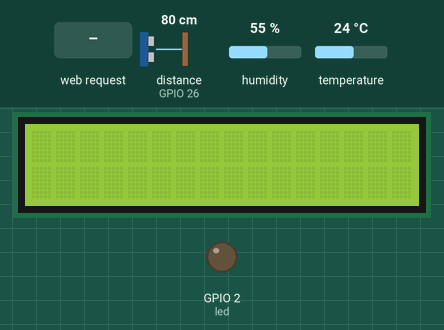
Recording of a program running on a simulated ESP32 board running MicroPython. Shown: 16×2 character LCD, output pins drawn as LEDs (lit = HIGH). The test bench sets the inputs (shaded band); at power-on: temperature 24 °C, distance to the obstacle (sensor on GPIO 26) 80 cm, humidity 55 %. The echo pulse lasts 58.3 µs per cm; WiFi joins after 1.5 s; the clock reads 2024-03-15 10:24:30 at power-on unless the program sets it; library files of the repository ran but are not shown: machine_i2c_lcd.py; pins used as bus, display or sensor lines are not drawn; what the program prints to the serial console is not drawn.

Above: at 2.7 s.
2.8 s: HTTP request GET /?lcd=dist received
At 4.7 s:
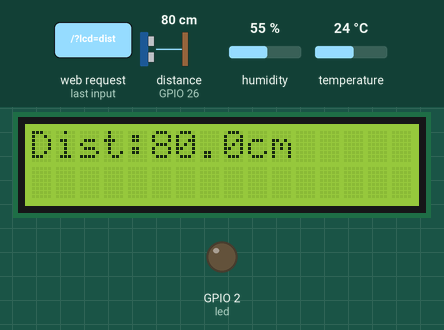
5.5 s: HTTP request GET /?lcd=temp received
At 7.3 s:
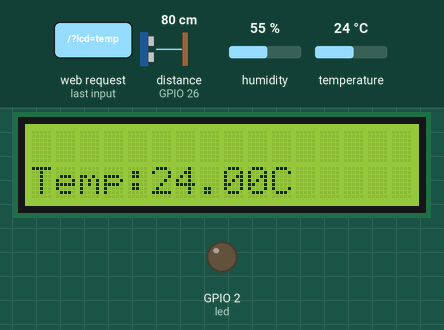
8.5 s: HTTP request GET /?led=on received
At 10.1 s:
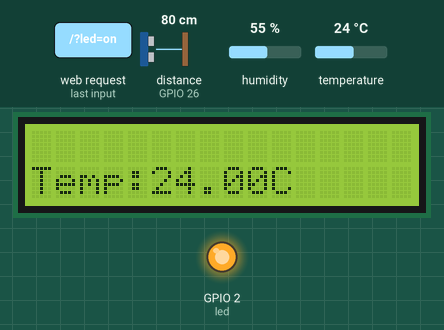
11.5 s: temperature set to 12 °C
At 13.6 s:
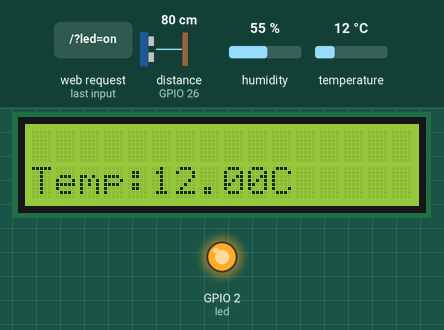
14.5 s: temperature set to 19 °C
At 15.9 s:
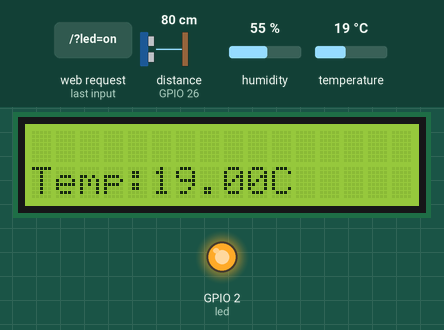
17.5 s: temperature set to 28 °C
At 19.4 s:
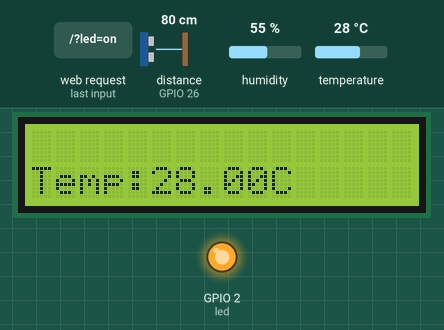
Timing chart, 0 to 20.9 s (numbered marks = the images above; inputs shaded):
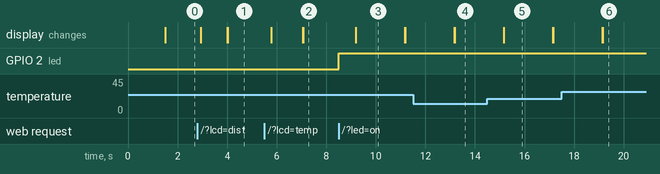

Measured:
- after the input at 2.8 s, the display: changes after 0.14 s (image 1)
- after the input at 5.5 s, the display: first differs from a run without the input after 0.29 s (image 2)
- after the input at 8.5 s, GPIO 2 (led): LOW → HIGH at once
- after the input at 11.5 s, the display: first differs from a run without the input after 1.7 s (image 4)
- after the input at 14.5 s, the display: first differs from a run without the input after 0.67 s (image 5)
- after the input at 17.5 s, the display: first differs from a run without the input after 1.6 s (image 6)
- what the display in image 3 shows lasts 2.0 s, from 9.2 s to 11.2 s

The program:

lab2_main.py
```python
try:
    import usocket as socket
except:
    import socket

from machine import Pin, SoftI2C, time_pulse_us
from machine_i2c_lcd import I2cLcd
import network
import esp
import gc
import time
import dht
from time import sleep_us

esp.osdebug(None)
gc.collect()

ssid = 'Robotic WIFI'
password = 'rbtWIFI@2025'

station = network.WLAN(network.STA_IF)
station.active(True)
station.connect(ssid, password)

while not station.isconnected():
    pass

print('Connection successful')
print(station.ifconfig())

# --- GPIO, DHT22, Ultrasonic, LCD Setup ---
led = Pin(2, Pin.OUT)

# DHT22
sensor = dht.DHT22(Pin(4))
temperature = "N/A"
humidity = "N/A"

# Ultrasonic
TRIG = Pin(27, Pin.OUT)
ECHO = Pin(26, Pin.IN)
distance = "N/A"

# LCD
I2C_ADDR = 0x27
i2c = SoftI2C(sda=Pin(21), scl=Pin(22), freq=400000)
lcd = I2cLcd(i2c, I2C_ADDR, 2, 16)

# --- LCD state ---
lcd_mode = None
lcd_text = ""
lcd_scroll_index = 0
last_lcd_update = 0

# --- Helpers ---
def urldecode(s):
    res = ""
    i = 0
    while i < len(s):
        c = s[i]
        if c == '+':
            res += ' '
            i += 1
        elif c == '%' and i + 2 < len(s):
            try:
                res += chr(int(s[i+1:i+3], 16))
                i += 3
            except:
                res += c
                i += 1
        else:
            res += c
            i += 1
    return res

def read_dht():
    global temperature, humidity
    try:
        sensor.measure()
        temperature = "{:.2f}".format(sensor.temperature())
        humidity = "{:.2f}".format(sensor.humidity())
    except OSError:
        temperature = "Error"
        humidity = "Error"

def distance_cm():
    global distance
    TRIG.off()
    sleep_us(5)
    TRIG.on()
    sleep_us(10)
    TRIG.off()

    t = time_pulse_us(ECHO, 1, 30000)  # timeout 30ms
    if t < 0:
        distance = "No Echo"
    else:
        distance = "{:.1f}".format((t * 0.0343) / 2.0)
    return distance

# --- LCD Update ---
def update_lcd_frame():
    global lcd_mode, lcd_text, lcd_scroll_index, last_lcd_update
    now = time.time()

    if lcd_mode == 'dist':
        if now - last_lcd_update >= 2:
            lcd.clear()
            lcd.move_to(0, 0)
            if distance == "No Echo":
                lcd.putstr("Dist: -- cm")
            else:
                lcd.putstr("Dist:{}cm".format(distance))
            last_lcd_update = now

    elif lcd_mode == 'temp':
        if now - last_lcd_update >= 2:
            read_dht()
            lcd.clear()
            lcd.move_to(0, 1)   # second line only
            lcd.putstr("Temp:{}C".format(temperature))
            last_lcd_update = now

    elif lcd_mode == 'text':
        txt = lcd_text or ""
        if len(txt) <= 16:
            lcd.clear()
            lcd.move_to(0, 0)
            lcd.putstr(txt)
        else:
            if lcd_scroll_index > len(txt) - 16:
                lcd_scroll_index = 0
            segment = txt[lcd_scroll_index:lcd_scroll_index + 16]
            lcd.clear()
            lcd.move_to(0, 0)
            lcd.putstr(segment)
            lcd_scroll_index += 1
    # If lcd_mode is None, do nothing

# --- Web Page ---
def web_page():
    html = """<html><head>
    <title>ESP Live Monitor</title>
    <meta name="viewport" content="width=device-width, initial-scale=1">
    <style>
    html{font-family: Helvetica; text-align: center;}
    h1{color: #0F3376;}
    p{font-size: 1.1rem;}
    .value{font-weight: bold; color: green;}
    button{padding:8px 12px;margin:6px;}
    </style>
    <script>
    async function fetchData(){
        let r = await fetch('/data');
        let j = await r.json();
        document.getElementById("temp").innerHTML = j.temperature + " &deg;C";
        document.getElementById("hum").innerHTML = j.humidity + " %";
        document.getElementById("dist").innerHTML = j.distance + " cm";
        document.getElementById("gpio").innerHTML = j.gpio;
    }
    setInterval(fetchData, 1000);
    </script>
    </head><body onload="fetchData()">
    <h1>ESP Live Sensor Web Server</h1>
    <p>GPIO state: <span id="gpio" class="value">--</span></p>
    <p>Temperature: <span id="temp" class="value">--</span></p>
    <p>Humidity: <span id="hum" class="value">--</span></p>
    <p>Distance: <span id="dist" class="value">--</span></p>

    <p>
      <a href="/?led=on"><button>LED ON</button></a>
      <a href="/?led=off"><button>LED OFF</button></a>
    </p>

    <p>
      <a href="/?lcd=dist"><button>Show Distance</button></a>
      <a href="/?lcd=temp"><button>Show Temp</button></a>
    </p>

    <form action="/" method="get">
      <input type="text" name="lcdtext" placeholder="Enter text for LCD" style="width:200px;">
      <button type="submit">Send</button>
    </form>

    </body></html>"""
    return html

# --- Web Server ---
s = socket.socket(socket.AF_INET, socket.SOCK_STREAM)
s.settimeout(0.05)
s.bind(('', 80))
s.listen(5)

# --- Main Loop ---
while True:
    read_dht()            # keep DHT fresh
    distance_cm()         # always update global distance (for webpage)
    update_lcd_frame()    # LCD shows only the active mode

    try:
        conn, addr = s.accept()
        request = conn.recv(2048).decode()

        request_line = request.split('\r\n')[0]
        parts = request_line.split()
        path = '/'
        if len(parts) >= 2:
            path = parts[1]

        params = {}
        if path.startswith('/?'):
            qs = path[2:]
            for p in qs.split('&'):
                if '=' in p:
                    k, v = p.split('=', 1)
                    params[k] = urldecode(v)

        if 'led' in params:
            if params['led'] == 'on':
                led.value(1)
            elif params['led'] == 'off':
                led.value(0)

        if 'lcd' in params:
            if params['lcd'] == 'dist':
                lcd_mode = 'dist'
                last_lcd_update = 0
            elif params['lcd'] == 'temp':
                lcd_mode = 'temp'
                last_lcd_update = 0

        if 'lcdtext' in params:
            lcd_text = params['lcdtext']
            lcd_mode = 'text'
            lcd_scroll_index = 0

        if path == '/data':
            state = "ON" if led.value() else "OFF"
            json = '{{"temperature":"{}","humidity":"{}","distance":"{}","gpio":"{}"}}'.format(
                temperature, humidity, distance, state
            )
            conn.sendall('HTTP/1.1 200 OK\r\n'.encode())
            conn.sendall('Content-Type: application/json\r\n'.encode())
            conn.sendall('Connection: close\r\n\r\n'.encode())
            conn.sendall(json.encode())
        else:
            response = web_page()
            conn.sendall('HTTP/1.1 200 OK\r\n'.encode())
            conn.sendall('Content-Type: text/html\r\n'.encode())
            conn.sendall('Connection: close\r\n\r\n'.encode())
            conn.sendall(response.encode())

        conn.close()
    except OSError:
        pass

    time.sleep(0.1)
```
